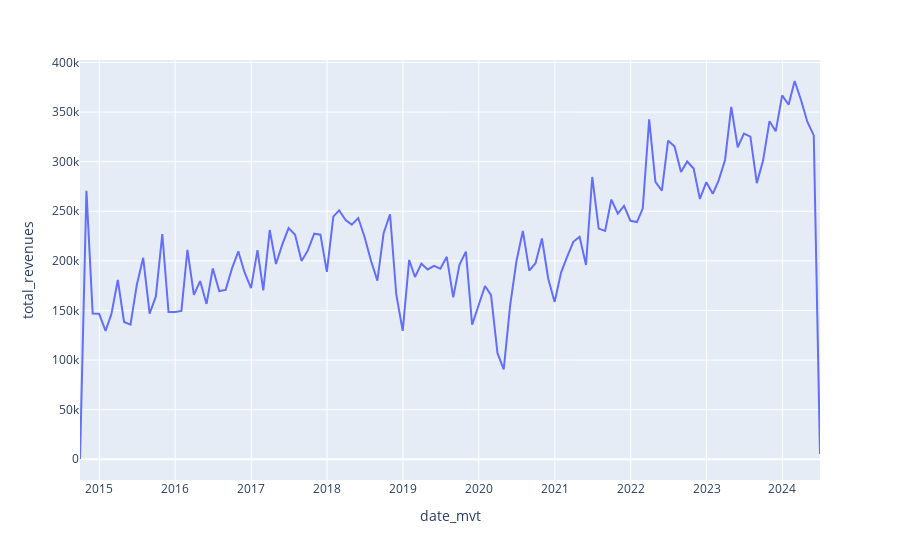

The notebook cell saved with this chart:
### Code cell
import plotly.express as px
fig = px.line(df2,x=df2.index,y='total_revenues')
fig
